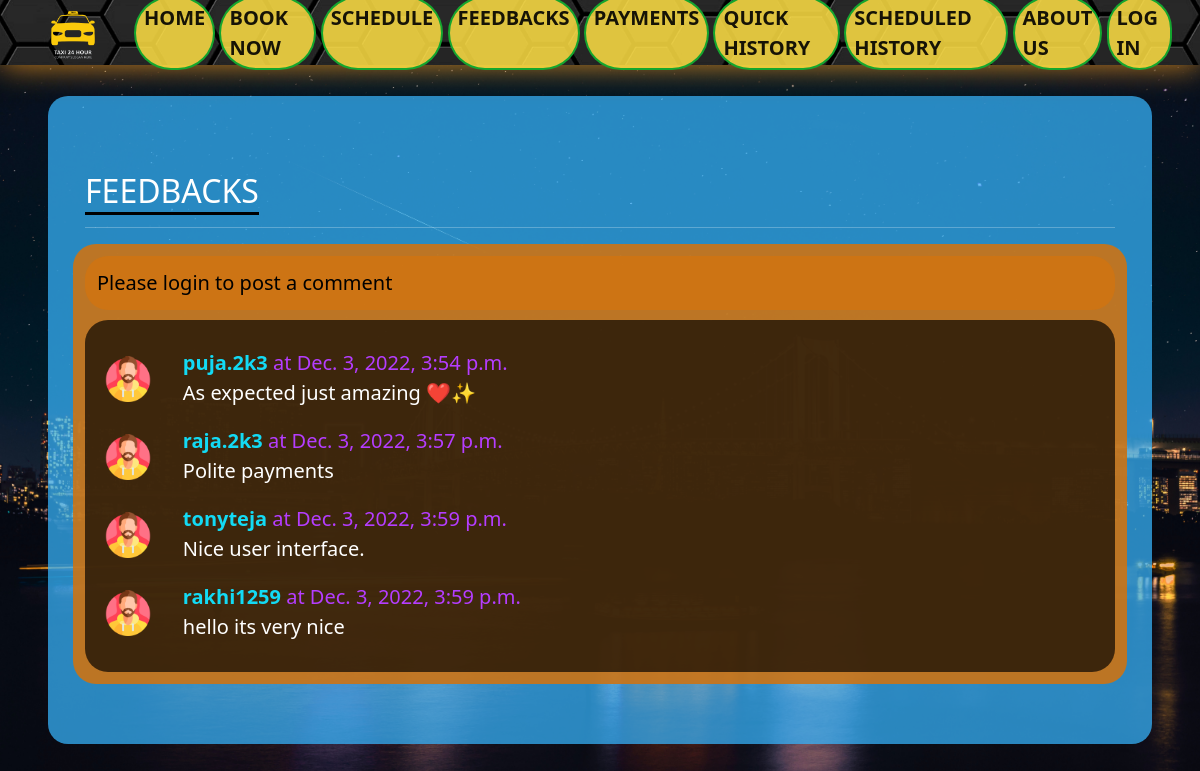
The page /feedback/ on the database its author committed.
### Rentals/models.py (models this page shows, shortened)
class FeedbackDB(models.Model):
    sno= models.AutoField(primary_key=True)
    comment=models.TextField()
    user=models.ForeignKey(User, on_delete=models.CASCADE)
    parent=models.ForeignKey('self',on_delete=models.CASCADE, null=True )
    timestamp= models.DateTimeField(default=now)

### Rentals/views.py (the view)
# urls.py: path('feedback/', views.Feedback, name = 'feedback'),
def Feedback(request):
    if request.method == "POST":
        comment=request.POST.get('comment')
        user=request.user
        comment=FeedbackDB(comment= comment, user=user)
        comment.save()
        messages.success(request, "Your comment has been posted successfully")
    comments= FeedbackDB.objects.all()
    context={'comments': comments, 'user': request.user}
    return render(request,'Rentals/blog.html', context)

### Rentals/templates/Rentals/blog.html (shortened to what this page needs)
{% extends 'base.html' %}
{% block body %}
<div class="feedbackcontainer">
    <div class="container my-3">
        <h2 class="blog-post-title">FEEDBACKS</h2>
        <hr>
    </div>
    <div class="feedinfo">
        {% if user.is_authenticated %}
        <form action="" method="post">
            {% csrf_token %}
            <div class="form-group">
                <label for="exampleInputEmail1"><b>POST COMMENT</b></label>
                <input type="text" class="form-control" name="comment" placeholder="Enter comment here" required>
            </div>
            <button type="submit" class="feedbutton">Submit</button>
        </form>
    </div>
    {% else %}
    <div class="feedinfo">
        Please login to post a comment
    </div>
    {% endif %}
    <div class="feedbody">
        {% for comment in comments %}
        <div class="row my-3">
            <div class="col-md-1">
                <div class="ulogo">
                    <img class="rounded mx-auto d-block w-100 p-2" src="/static/styles/Images&Gifs/user.png" alt="user">
                </div>
            </div>
            <div class="col-md-11 ">
                <b> {{comment.user.username}} </b> <span>at {{comment.timestamp}}</span>
                <div> {{comment.comment}} </div>
            </div>
        </div>
        {% endfor %}
    </div>
    {% endblock %}

### Rentals/templates/base.html (shortened to what this page needs)
<!DOCTYPE html>
<html lang="en">
<head>
    <link rel="stylesheet" href="/static/styles/homestyle.css">
    <link rel="stylesheet" href="/static/styles/about.css">
    <link href="https://cdn.jsdelivr.net/npm/bootstrap@5.2.2/dist/css/bootstrap.min.css" rel="stylesheet">
</head>
<body>
    <nav class="navbar navbar-expand-lg bg-dark" id="myHeader">
        <div class="container-fluid">
          <a class="navbar-brand" href="/"><img src="/static/styles/Images&Gifs/logo.png"></a>
          <div class="collapse navbar-collapse" id="navbarSupportedContent">
            <ul class="navbar-nav me-auto mb-1 mb-lg-0">
              <li class="nav-item">
                <a class="nav-link active" aria-current="page" href="/"><b>HOME</b></a>
              </li>
              <li>
                <a class="nav-link active" href="/ridenow"><b>BOOK NOW</b></a>
              </li>
              <li>
                <a class="nav-link active" href="/schedule"><b>SCHEDULE</b></a>
              </li>
              <li>
                <a class="nav-link active" href="/feedback"><b>FEEDBACKS</b></a>
              </li>
              {% if user.is_authenticated %}
              <li>
                <a class="nav-link active" href="https://rzp.io/l/eddJGwQJc"><b>PAYMENTS</b></a>
              </li>
              {% else %}
              <li>
                <a class="nav-link active" href=""><b>PAYMENTS</b></a>
              </li>
              {% endif %}
              <li>
                <a class="nav-link active" href="/quickhistory"><b>QUICK HISTORY</b></a>
              </li>
              <li>
                <a class="nav-link active" href="/history"><b>SCHEDULED HISTORY</b></a>
              </li>
              <li>
                <a class="nav-link active" href="/aboutus"><b>ABOUT US</b></a>
              </li>
              {% if user.is_authenticated %}
              <li>
                <a class="nav-link active" href="/loginout"><b>LOG OUT</b></a>
              </li>
              {% else %}
              <li>
                <a class="nav-link active" href="/loginout"><b>LOG IN</b></a>
              </li>
              {% endif %}
            </ul>
          </div>
        </div>
      </nav>
      {% block body %}
      {% endblock body %}
</body>
</html>

### Rentals/static/styles/homestyle.css (style rules this page uses)
* { margin: 0; padding: 0; }
html { box-sizing: border-box; scroll-behavior: smooth; }
#myHeader { position: absolute; top: 0; background: url(/static/styles/Images&Gifs/nav2.jpg) no-repeat center center fixed; background-size: cover; box-shadow: 0 0 22px rgb(82, 174, 240); width: 100%; height: 65px; padding: 12px 16px; z-index: 12; }
body { font-family: 'Baloo Bhai'; margin: 0; background: url(/static/styles/Images&Gifs/rt5.jpg) no-repeat center center fixed; background-size: cover; }
.navbar-brand img { z-index: -1; width: 90px; padding: 12px 9px; }
.navbar li { display: inline-block; font-size: 20px; background-color: rgba(255, 224, 68, 0.854); border-radius: 50px; border: 2px solid rgba(0, 163, 46, 0.906); }
.navbar li a { text-decoration: none; padding: 5px 12px; }
.feedbackcontainer { margin-top: 8%; margin-left: 4%; width: 92%; font-size: 20px; padding: 60px 25px; background-color: rgba(55, 180, 252, 0.733); color: rgb(255, 255, 255); border-radius: 20px; }
.feedbackcontainer h2 { border-bottom: 3px solid black; display: inline; }
.feedbody { color: white; margin-top: 1%; border-radius: 23px; padding: 12px; background-color: rgba(0, 0, 0, 0.675); }
.feedbody b { color: #13daf4; }
.feedbody span { color: #b53dff; }
.feedinfo { border-radius: 23px; color: black; background-color: rgba(207, 116, 18, 0.89); padding: 12px; }

### Rentals/static/styles/about.css (style rules this page uses)
* { margin: 0; padding: 0; }
*, *:before, *:after { box-sizing: inherit; }

### rows shown on the page
FeedbackDB: user.username "puja.2k3", timestamp "Dec. 3, 2022, 3:54 p.m.", comment "As expected just amazing ❤️✨"
FeedbackDB: user.username "raja.2k3", timestamp "Dec. 3, 2022, 3:57 p.m.", comment "Polite payments"
FeedbackDB: user.username "tonyteja", timestamp "Dec. 3, 2022, 3:59 p.m.", comment "Nice user interface."
FeedbackDB: user.username "rakhi1259", timestamp "Dec. 3, 2022, 3:59 p.m.", comment "hello its very nice"
